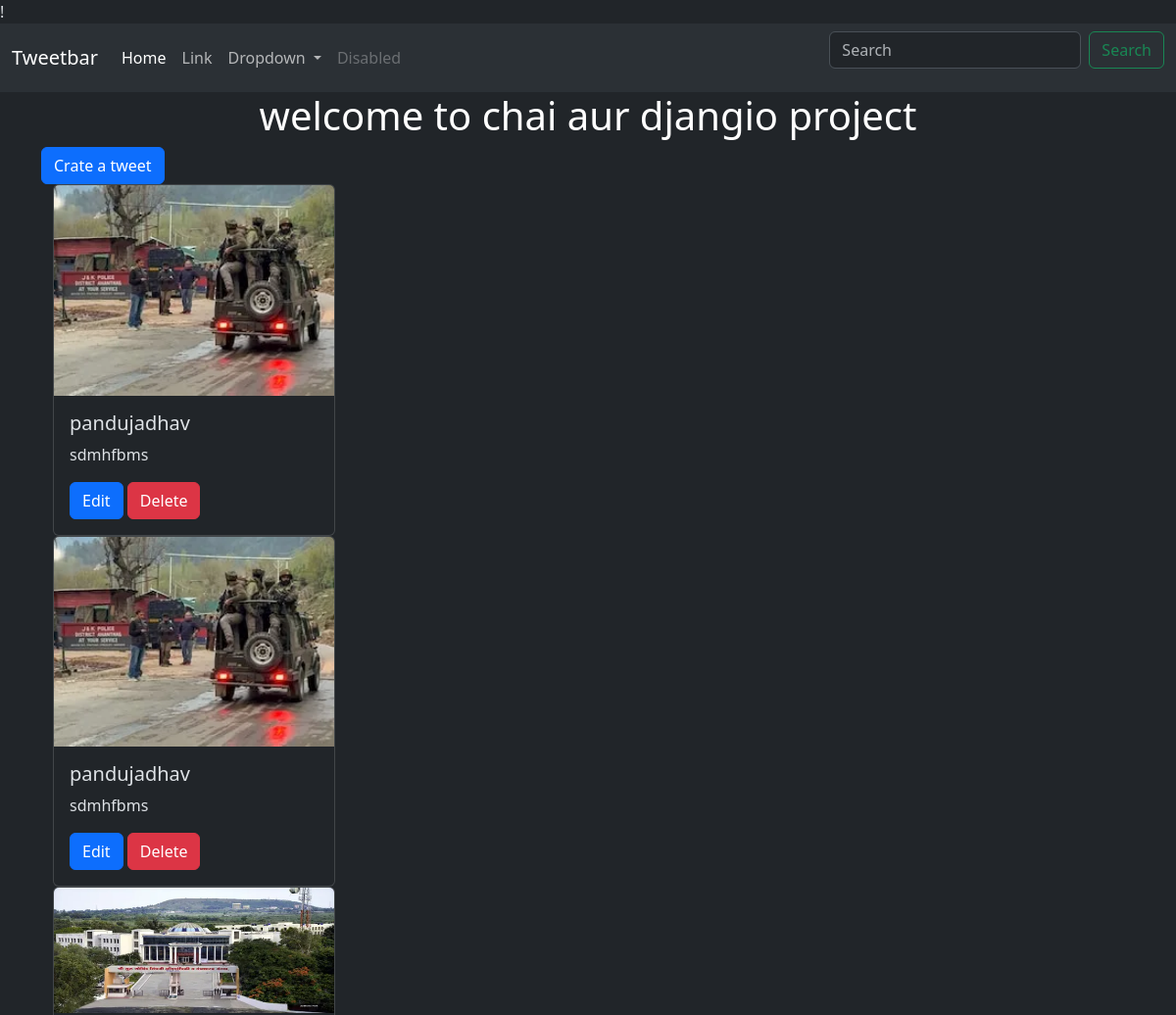
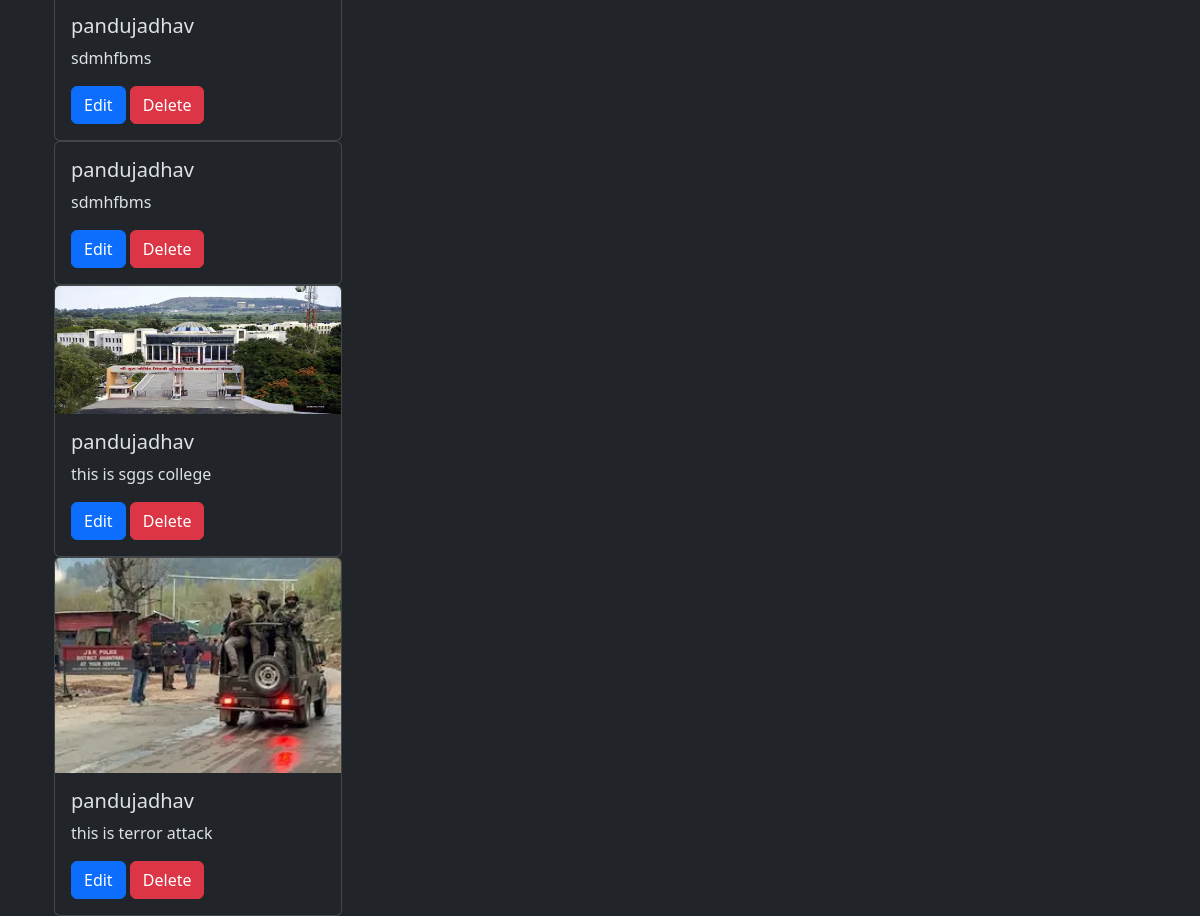
Screenshot of /tweet/ with the database file from the repository (2 pictures, top to bottom).
### tweet/models.py (models this page shows, shortened)
class Tweet(models.Model):
    user = models.ForeignKey(User, on_delete=models.CASCADE)
    text = models.TextField(max_length=240)
    photo = models.ImageField(upload_to='photos', blank=True, null=True)
    created_at = models.DateTimeField(auto_now_add=True)
    updated_at = models.DateTimeField(auto_now=True)

### tweet/views.py (the view)
# urls.py: path('', views.tweet_list, name='tweet_list'),
def tweet_list(request):
    tweets = Tweet.objects.all().order_by('-created_at')
    return render(request, 'tweet_list.html', {'tweets':tweets})

### tweet/templates/tweet_list.html (shortened to what this page needs)
!{% extends "layout.html" %}
{% block content %}
  <h1 class="text-center text-white">welcome to chai aur djangio project</h1>
  <a class="btn btn-primary" href="{% url 'tweet_create' %}">Crate a tweet</a>
  <div class="container row-3">
    {% for tweet in tweets %}
    <div class="card" style="width: 18rem;">
        {% if tweet.photo %}
          <img src="{{ tweet.photo.url }}" class="card-img-top" alt="...">
        {% endif %}
        <div class="card-body">
          <h5 class="card-title">{{ tweet.user.username }}</h5>
          <p class="card-text">{{ tweet.text }}</p>
          <a href="{% url 'tweet_edit' tweet.id %}" class="btn btn-primary">Edit</a>
          <a href="{% url 'tweet_delete' tweet.id %}" class="btn btn-danger">Delete</a>
        </div>
      </div>
    {% endfor %}
  </div>
{% endblock  %}

### templates/layout.html (shortened to what this page needs)
{% load static %}
<!DOCTYPE html>
<html lang="en" data-bs-theme="dark">
<head>
    <link href="https://cdn.jsdelivr.net/npm/bootstrap@5.3.5/dist/css/bootstrap.min.css"
     rel="stylesheet">
</head>
<body>
    <nav class="navbar navbar-expand-lg bg-body-tertiary">
        <div class="container-fluid">
          <a class="navbar-brand" href="#">Tweetbar</a>
          <div class="collapse navbar-collapse" id="navbarSupportedContent">
            <ul class="navbar-nav me-auto mb-2 mb-lg-0">
              <li class="nav-item">
                <a class="nav-link active" aria-current="page" href="#">Home</a>
              </li>
              <li class="nav-item">
                <a class="nav-link" href="#">Link</a>
              </li>
              <li class="nav-item dropdown">
                <a class="nav-link dropdown-toggle" href="#" role="button" data-bs-toggle="dropdown" aria-expanded="false">
                  Dropdown
                </a>
              </li>
              <li class="nav-item">
                <a class="nav-link disabled" aria-disabled="true">Disabled</a>
              </li>
            </ul>
            <form class="d-flex" role="search">
              <input class="form-control me-2" type="search" placeholder="Search" aria-label="Search">
              <button class="btn btn-outline-success" type="submit">Search</button>
            </form>
          </div>
        </div>
      </nav>
    <div class="container">
        {% block content %}
        {% endblock  %}
    </div>
</body>
</html>

### rows the page displays
Tweet: photo (picture), user.username "pandujadhav", text "sdmhfbms"
Tweet: photo (picture), user.username "pandujadhav", text "sdmhfbms"
Tweet: photo (picture), user.username "pandujadhav", text "sdmhfbms"
Tweet: user.username "pandujadhav", text "sdmhfbms"
Tweet: photo (picture), user.username "pandujadhav", text "this is sggs college"
Tweet: photo (picture), user.username "pandujadhav", text "this is terror attack"
